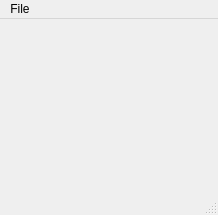
<?xml version="1.0" encoding="UTF-8"?>
<ui version="4.0">
 <class>MainWindow</class>
 <widget class="QMainWindow" name="MainWindow">
  <property name="geometry">
   <rect>
    <x>0</x>
    <y>0</y>
    <width>214</width>
    <height>215</height>
   </rect>
  </property>
  <property name="windowTitle">
   <string>Demo Webcam</string>
  </property>
  <property name="autoFillBackground">
   <bool>false</bool>
  </property>
  <widget class="QWidget" name="centralwidget">
   <layout class="QGridLayout" name="gridLayout_2">
    <item row="0" column="0">
     <layout class="QGridLayout" name="gridLayout">
      <item row="0" column="0">
       <widget class="QLabel" name="lblOutput">
        <property name="enabled">
         <bool>true</bool>
        </property>
        <property name="minimumSize">
         <size>
          <width>200</width>
          <height>150</height>
         </size>
        </property>
        <property name="baseSize">
         <size>
          <width>400</width>
          <height>300</height>
         </size>
        </property>
        <property name="font">
         <font>
          <pointsize>18</pointsize>
          <weight>75</weight>
          <bold>true</bold>
         </font>
        </property>
        <property name="layoutDirection">
         <enum>Qt::LeftToRight</enum>
        </property>
        <property name="frameShape">
         <enum>QFrame::NoFrame</enum>
        </property>
        <property name="frameShadow">
         <enum>QFrame::Plain</enum>
        </property>
        <property name="text">
         <string/>
        </property>
        <property name="scaledContents">
         <bool>true</bool>
        </property>
        <property name="alignment">
         <set>Qt::AlignLeading|Qt::AlignLeft|Qt::AlignTop</set>
        </property>
       </widget>
      </item>
     </layout>
    </item>
   </layout>
  </widget>
  <widget class="QMenuBar" name="menubar">
   <property name="geometry">
    <rect>
     <x>0</x>
     <y>0</y>
     <width>214</width>
     <height>29</height>
    </rect>
   </property>
   <widget class="QMenu" name="menuFile">
    <property name="title">
     <string>File</string>
    </property>
    <addaction name="separator"/>
    <addaction name="separator"/>
    <addaction name="actionQuit"/>
   </widget>
   <addaction name="menuFile"/>
  </widget>
  <widget class="QStatusBar" name="statusbar"/>
  <action name="actionCalculate">
   <property name="text">
    <string>Calculate...</string>
   </property>
  </action>
  <action name="actionQuit">
   <property name="text">
    <string>Quit</string>
   </property>
  </action>
 </widget>
 <resources/>
 <connections/>
</ui>
